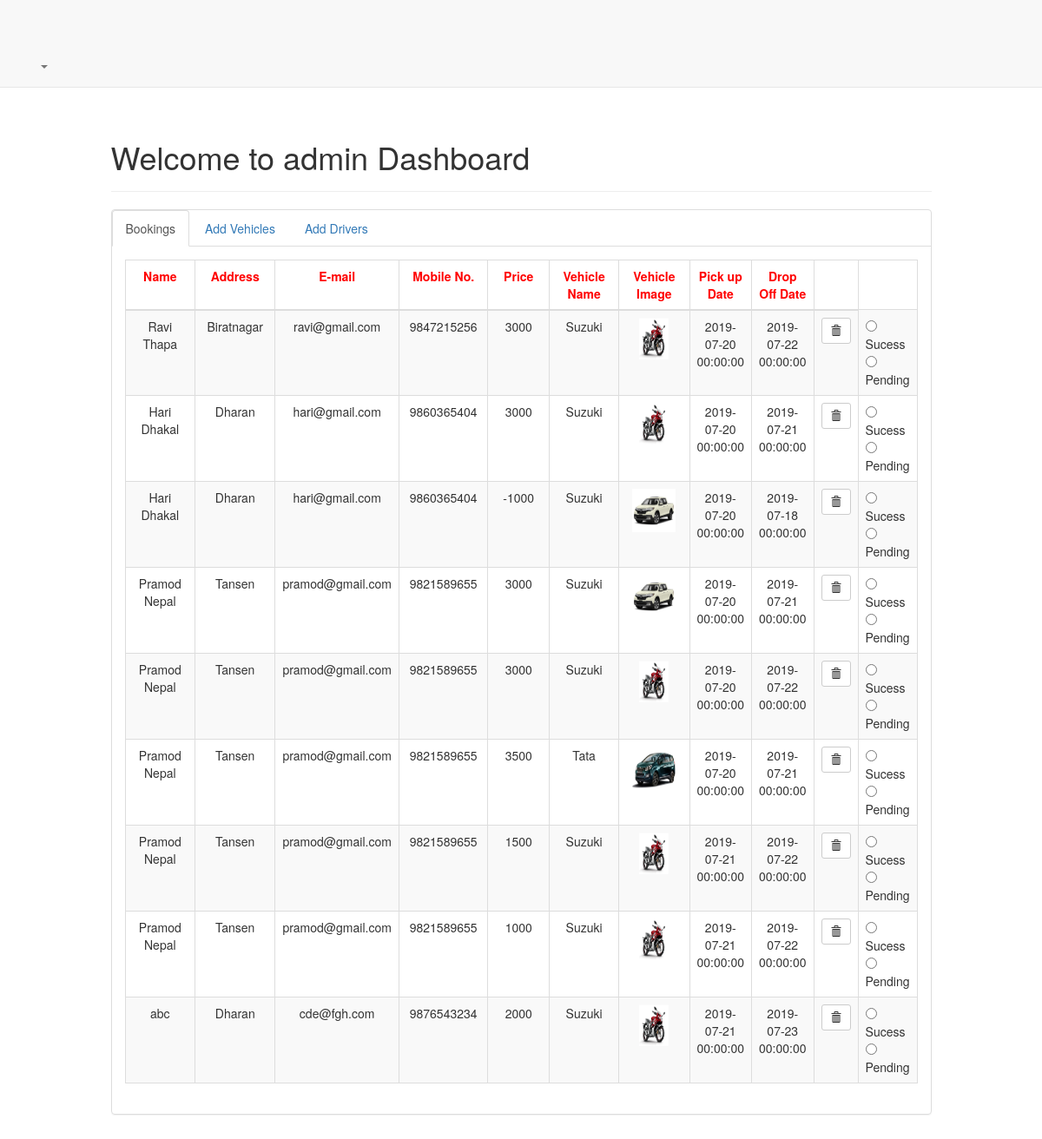
Screenshot of /admin/dashboard.php (signed in) with the database file from the repository.
### tables this page shows
CREATE TABLE `tbl_rent` (
  `id` int(11) NOT NULL,
  `user_id` int(11) NOT NULL,
  `v_id` int(11) NOT NULL,
  `price` float NOT NULL,
  `start_date` datetime NOT NULL,
  `end_date` datetime NOT NULL
);

CREATE TABLE `tbl_register` (
  `id` int(11) NOT NULL,
  `name` varchar(255) NOT NULL,
  `email` varchar(255) NOT NULL,
  `password` varchar(255) NOT NULL,
  `address` varchar(255) NOT NULL,
  `phone_no` varchar(255) NOT NULL
);

CREATE TABLE `tbl_vehical` (
  `id` int(11) NOT NULL,
  `v_name` varchar(255) NOT NULL,
  `v_type` varchar(255) NOT NULL,
  `model` varchar(255) NOT NULL,
  `description` text NOT NULL,
  `rate` float NOT NULL,
  `v_img` varchar(255) NOT NULL
);

### admin/dashboard.php (the view, shortened to what this page needs)
<?php
include 'connection.php';
?>
<!DOCTYPE html>
<html>
    <head>
        <link rel="stylesheet" href="../css/bootstrap.min.css" type="text/css">
    </head>
    <body id="app-layouts">
        <nav class="navbar navbar-default navbar-static-top">
            <div class="container">
                <div class="navbar-header">
                    <a class="navbar-brand" href="dashboard.php">
                    </a>
                    <div class="collapse navbar-collapse" id="app-navbar-collapse">
                        <ul class="nav navbar-nav navbar-right">
                            <li class="dropdown">
                                <a href="#" class="dropdown-toggle" data-toggle="dropdown" role="button" aria-expanded="false">
                                    ?> <span class="caret"></span>
                                </a>
                            </li>
                        </ul>
                    </div>
                </div>
            </div>
        </nav>
        <div class="container">
            <div class="row">
                <div class="col-lg-10 col-lg-offset-1">
                    <div class="page-header">
                        <h1>Welcome to admin Dashboard</h1>
                    </div>
                    <div class="panel panel-default">
                        <ul class="nav nav-tabs" role="tablist">
                            <li class="active" ><a href="dashboard.php">Bookings</a></li>
                            <li class="" ><a href="addvehicle.php">Add Vehicles</a></li>
                             <li class="" ><a href="adddrivers.php">Add Drivers</a></li>
                        </ul>
                        <div class="tab-content">
                            <div role="tabpanel" class="tab-pane active" id="">
                                <div class="panel-body">
                                    <table class="table table-striped table-bordered">
                                        <thead style="font-weight: bold;">
                                        <td class="text-center" width="14%" style="color:red">Name</td>
                                        <td class="text-center" width="14%" style="color:red">Address</td>
                                        <td class="text-center" width="14%" style="color:red">E-mail</td>
                                        <td class="text-center" width="14%" style="color:red">Mobile No.</td>
                                        <td class="text-center" width="14%" style="color:red">Price</td>
                                        <td class="text-center" width="14%" style="color:red">Vehicle Name</td>
                                        <td class="text-center" width="14%" style="color:red">Vehicle Image</td>
                                        <td class="text-center" width="14%" style="color:red">Pick up Date</td>
                                        <td class="text-center" width="14%" style="color:red">Drop Off Date</td>
                                         <td class="text-center" width="14%" style="color:red"></td>
                                        </thead>
                                        <tbody>
                                            <?php
                                            $query= "SELECT * FROM tbl_rent";
                                                $result = mysqli_query($conn,$query);
                                                while($row=mysqli_fetch_assoc($result))
                                                {
                                                   $rent_id=$row['id'];
                                                    $fdate = $row['start_date'];
                                                    $tdate = $row['end_date'];
                                                    $price = $row['price'];
                                                    $v_id = $row['v_id'];
                                                    $user_id=$row['user_id'];
                                                $select_vid= "SELECT * FROM tbl_vehical WHERE id='$v_id' ";
                                                $select_vid_execute = mysqli_query($conn,$select_vid);
                                                While($row=mysqli_fetch_assoc($select_vid_execute))
                                                {
                                                    $v_name = $row['v_name'];
                                                    $v_img = $row['v_img'];
                                                }
                                                $select_user="SELECT * FROM tbl_register WHERE id='$user_id'";
                                                $select_user_execute = mysqli_query($conn,$select_user);
                                                While($row=mysqli_fetch_assoc($select_user_execute))
                                                {
                                                    $full_name = $row['name'];
                                                    $phone= $row['phone_no'];
                                                    $email = $row['email'];
                                                    $address = $row['address'];
                                               }
                                                    ?>
                                            <tr>
                                                <td class="text-center">
                                                    <?php echo $full_name; ?>
                                                </td>
                                                <td class="text-center">
                                                    <?php echo $address; ?>
                                                </td>
                                                <td class="text-center">
                                                    <?php echo $email; ?>
                                                </td>
                                                <td class="text-center">
                                                    <?php echo $phone ?>
                                                </td>
                                                <td class="text-center">
                                                  <?php echo $price ?>
                                                </td>
                                                 <td class="text-center">
                                                  <?php echo $v_name; ?>
                                                </td>
                                                 <td class="text-center">
                                                    <img src="../v_img/<?php echo $v_img;?>" style="height: 50px; width: 50px;" >
                                                </td>
                                                 <td class="text-center">
                                                    <?php echo $fdate; ?>
                                                </td>
                                                 <td class="text-center">
                                                    <?php echo $tdate; ?>
                                                </td>
                                                <td class="text-center">
                                                  <a href="delete_bookings.php?id=<?php echo $rent_id;?>" class="btn btn-sm btn-default" title="Delete" onclick="return confirm('Confirm delete?')"><i class="glyphicon glyphicon-trash"></i></a>
                                                </td>
                                                <td>
                                                    <input type="radio" name="check"  > Sucess<br>
                                                    <input type="radio" name="check"  > Pending</br>
                                                </td>
                                            </tr>
                                                <?php
                                            }
                                           ?>
                                        </tbody>
                                    </table>
                                </div>
                            </div>
                        </div>
                    </div>
                </div>
            </div>
        </div>
    </body>
</html>

### rows the page displays
tbl_rent: tbl_register.name "Ravi Thapa", tbl_register.address "Biratnagar", tbl_register.email "ravi@gmail.com", tbl_register.phone_no "9847215256", price "3000", tbl_vehical.v_name "Suzuki", tbl_vehical.v_img (picture), start_date "2019-07-20 00:00:00", end_date "2019-07-22 00:00:00"
tbl_rent: tbl_register.name "Hari Dhakal", tbl_register.address "Dharan", tbl_register.email "hari@gmail.com", tbl_register.phone_no "9860365404", price "3000", tbl_vehical.v_img (picture), start_date "2019-07-20 00:00:00", end_date "2019-07-21 00:00:00"
tbl_vehical: v_name "Suzuki"
tbl_rent: tbl_register.name "Hari Dhakal", tbl_register.address "Dharan", tbl_register.email "hari@gmail.com", tbl_register.phone_no "9860365404", price "-1000", tbl_vehical.v_name "Suzuki", tbl_vehical.v_img (picture), start_date "2019-07-20 00:00:00", end_date "2019-07-18 00:00:00"
tbl_rent: tbl_register.name "Pramod Nepal", tbl_register.address "Tansen", tbl_register.email "pramod@gmail.com", tbl_register.phone_no "9821589655", price "3000", tbl_vehical.v_img (picture), start_date "2019-07-20 00:00:00", end_date "2019-07-21 00:00:00"
tbl_vehical: v_name "Suzuki"
tbl_rent: tbl_register.name "Pramod Nepal", tbl_register.address "Tansen", tbl_register.email "pramod@gmail.com", tbl_register.phone_no "9821589655", price "3000", tbl_vehical.v_name "Suzuki", tbl_vehical.v_img (picture), start_date "2019-07-20 00:00:00", end_date "2019-07-22 00:00:00"
tbl_rent: tbl_register.name "Pramod Nepal", tbl_register.address "Tansen", tbl_register.email "pramod@gmail.com", tbl_register.phone_no "9821589655", price "3500", tbl_vehical.v_name "Tata", tbl_vehical.v_img (picture), start_date "2019-07-20 00:00:00", end_date "2019-07-21 00:00:00"
tbl_rent: tbl_register.name "Pramod Nepal", tbl_register.address "Tansen", tbl_register.email "pramod@gmail.com", tbl_register.phone_no "9821589655", price "1500", tbl_vehical.v_name "Suzuki", tbl_vehical.v_img (picture), start_date "2019-07-21 00:00:00", end_date "2019-07-22 00:00:00"
tbl_rent: tbl_register.name "Pramod Nepal", tbl_register.address "Tansen", tbl_register.email "pramod@gmail.com", tbl_register.phone_no "9821589655", price "1000", tbl_vehical.v_name "Suzuki", tbl_vehical.v_img (picture), start_date "2019-07-21 00:00:00", end_date "2019-07-22 00:00:00"
tbl_rent: tbl_register.name "abc", tbl_register.address "Dharan", tbl_register.email "cde@fgh.com", tbl_register.phone_no "9876543234", price "2000", tbl_vehical.v_name "Suzuki", tbl_vehical.v_img (picture), start_date "2019-07-21 00:00:00", end_date "2019-07-23 00:00:00"
